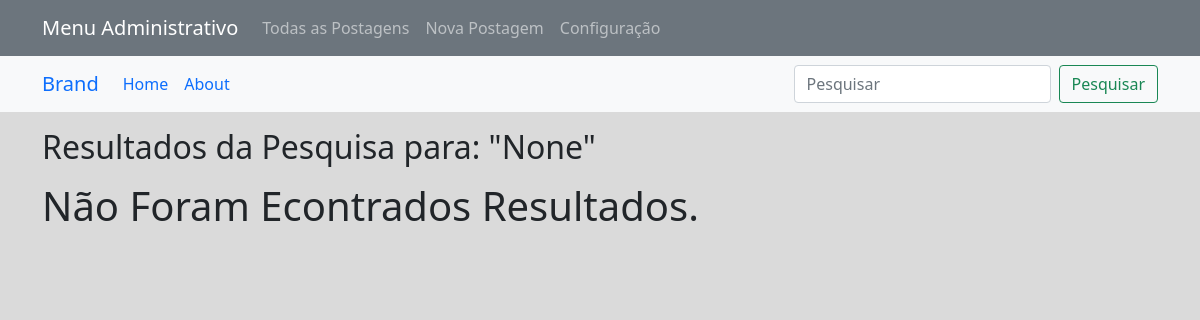
The app's page /search/, older data.
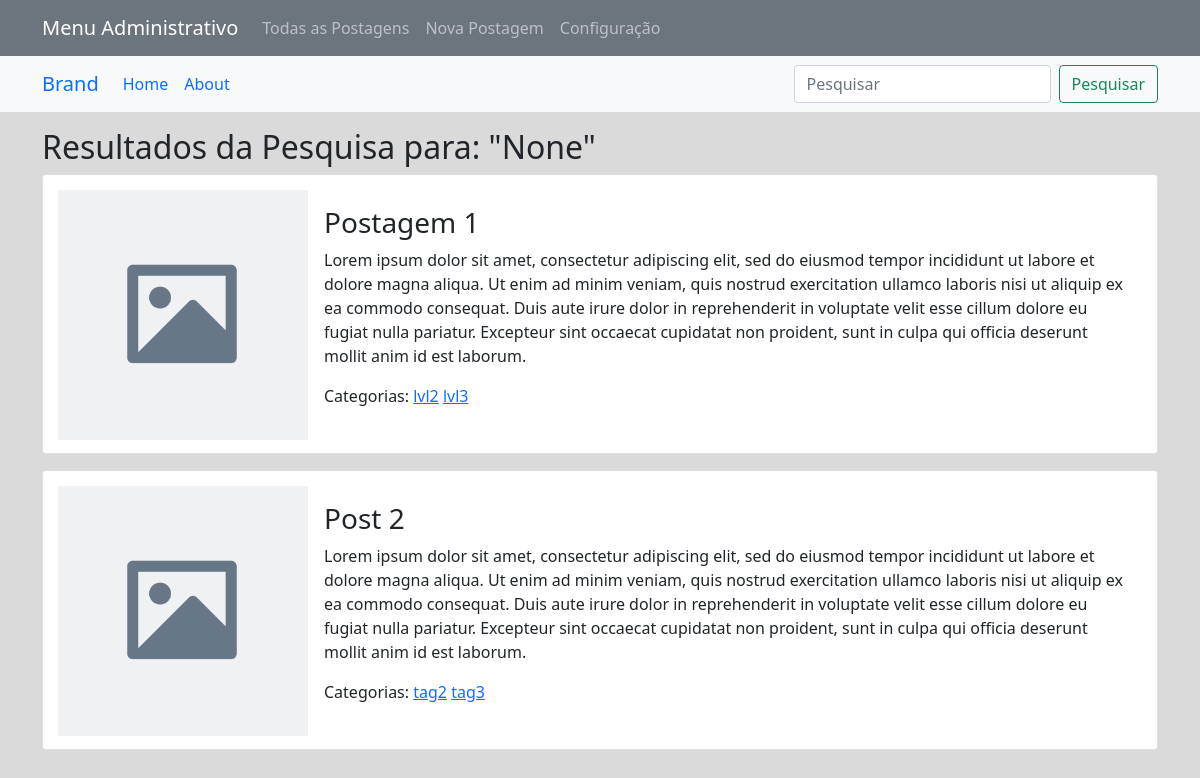
The same page, newer data.
### app_blog_platform/models.py (models this page shows)
class Post(models.Model):
    post_name = models.CharField(max_length=120, null=False, default='Post Name')
    post_body = RichTextUploadingField(blank=True, null=True)
    post_date = models.DateField(auto_now_add=True)
    post_tag_level_1  = models.ManyToManyField(Tags_Level_1)
    post_tag_level_2  = models.ManyToManyField(Tags_Level_2)
    post_tag_level_3  = models.ManyToManyField(Tags_Level_3)
    post_main_link = models.CharField(max_length=500, null=True)
    post_main_link_title = models.CharField(max_length=500, null=True)
    post_cover_image = models.ImageField(upload_to='images/cover/', null=True)
    post_slide_images = models.ManyToManyField(Post_Slide_Images)

class Tags_Level_2(models.Model):
    parent_tag = models.ManyToManyField(Tags_Level_1)
    tag_name = models.CharField(max_length=60)

class Tags_Level_3(models.Model):
    parent_tag = models.ManyToManyField(Tags_Level_2)
    tag_name = models.CharField(max_length=60)

### app_blog_platform/views.py (the view)
# urls.py: path('search/', views.search_posts, name='search_posts'),
def search_posts(request):
    query = request.GET.get('query')
    if query:
        posts_list = Post.objects.filter(Q(post_name__icontains=query) | Q(post_body__icontains=query)).distinct()
        items_per_page = 6
        paginator = Paginator(posts_list, items_per_page)
        page = request.GET.get('page', 1)
        posts = paginator.get_page(page)
    else:
        posts = Post.objects.all()
    return render(request, 'search_results.html', {'query': query, 'posts': posts})

### app_blog_platform/context_processors.py (called while the page is built)
def tags_context(request):
    tags_level_1 = Tags_Level_1.objects.all()
    tags_level_2 = Tags_Level_2.objects.all()
    tags_level_3 = Tags_Level_3.objects.all()
    return {
        'tags_level_1': tags_level_1,
        'tags_level_2': tags_level_2,
        'tags_level_3': tags_level_3,
    }

### app_blog_platform/templates/search_results.html (shortened to what this page needs)
{% extends 'base.html' %}
{% block content %}
{% load static %}
<div class="container mt-3">
    <h2>Resultados da Pesquisa para: "{{ query }}"</h2>
        {% if posts%}
            {% for post in posts %}
                <div onclick='location.href="{% url 'view_post' post_id=post.id %}"' >
                    <div class="post_list_card card mb-3">
                        <div class="row g-0">
                            <div class="col-auto">
                                {% if post.post_cover_image %}
                                    <img src="{{ post.post_cover_image.url }}" width="250px">
                                {% else %}
                                    <img src="{% static 'placeholder.png' %}" width="250px">
                                {% endif %}
                            </div>
                            <div class="col">
                                <div class="card-body">
                                    <h3 class="card-title">{{ post.post_name }}</h3>
                                    {% if post.post_body|length > 500 %}
                                        <p class="card-text">{{ post.post_body|safe|slice:"500" }} ...</p>
                                    {% else %}
                                        <p class="card-text">{{ post.post_body }}</p>
                                    {% endif %}
                                    <p class="card-text">Categorias:
                                        {% for tag_2 in post.post_tag_level_2.all %}
                                            <a href="{% url 'post_list_by_tag_2' tag_2.id %}">{{ tag_2.tag_name }}</a>
                                        {% endfor %}
                                        {% for tag_3 in post.post_tag_level_3.all %}
                                            <a href="{% url 'post_list_by_tag_3' tag_3.id %}">{{ tag_3.tag_name }}</a>
                                        {% endfor %}
                                    </p>
                                </div>
                            </div>
                        </div>
                    </div>
                </div>
            {% endfor %}
        </div>
            {% else %}
            <h1 class="mt-3">Não Foram Econtrados Resultados.</h1>
    {% endif %}
{% endblock%}

Row changes from the older to the newer data that the page shows:
added Post: post_name "Postagem 1", post_body "Lorem ipsum dolor sit amet, consectetur adipiscing elit, sed do eiusmod tempor incididunt ut labore et dolore magna aliqua. Ut enim ad minim veniam, quis nostrud exercitation ullamco laboris nisi ut aliquip ex ea commodo consequat. Duis aute irure dolor in reprehenderit in voluptate velit esse cillum dolore eu fugiat nulla pariatur. Excepteur sint occaecat cupidatat non proident, sunt in culpa qui officia deserunt mollit anim id est laborum."
added Tags_Level_2: tag_name "lvl2", shown under "Postagem 1"
added Tags_Level_3: tag_name "lvl3", shown under "Postagem 1"
added Post: post_name "Post 2", post_body "Lorem ipsum dolor sit amet, consectetur adipiscing elit, sed do eiusmod tempor incididunt ut labore et dolore magna aliqua. Ut enim ad minim veniam, quis nostrud exercitation ullamco laboris nisi ut aliquip ex ea commodo consequat. Duis aute irure dolor in reprehenderit in voluptate velit esse cillum dolore eu fugiat nulla pariatur. Excepteur sint occaecat cupidatat non proident, sunt in culpa qui officia deserunt mollit anim id est laborum."
added Tags_Level_2: tag_name "tag2", shown under "Post 2"
added Tags_Level_3: tag_name "tag3", shown under "Post 2"
Text that changed along with them:
text no longer shown: "Não Foram Econtrados Resultados."
